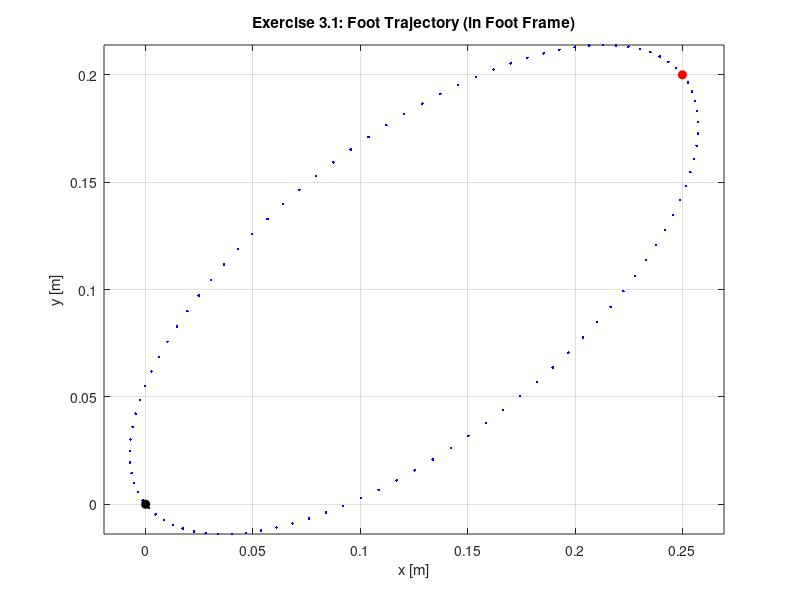

Write MATLAB code to recreate this figure. (Note: this script raises an error after producing the figure.)
%% Industrial Robotics Assignment - Exercise 3
% Description: Unitree Robot Leg Kinematics with Library Integration
% Requires: Industrial_Robotics_Library (JacobianSpace, etc.)

clear all; close all; clc;

% Add path to library if necessary
addpath('../Industrial_Robotics_Library/');

%% 1. Parameters & Setup
L1 = 0.3; L2 = 0.4; L0 = 0.4; 

% Offsets
p_J1_S = [L0; 0; 0];      % Joint 1 position in Space Frame {S}
p_J1_F = [0; 0.5; 0];     % Joint 1 position in Foot Frame {F}
p_F_J1 = -p_J1_F;         % Foot origin in Joint 1 Frame

% Ellipse parameters (from problem description)
x1 = 0; y1 = 0;          % Start point in {F}
x2 = 0.25; y2 = 0.2;     % End point in {F}
e = 0.9;                 % Eccentricity

% Calculated ellipse parameters
dist = sqrt((x2-x1)^2 + (y2-y1)^2);
a = dist / 2;
b = a * sqrt(1 - e^2);
w = atan2(y2-y1, x2-x1);

% Parametric Trajectory Function (beta from pi to 0)
% Returns position relative to {F} origin
get_traj = @(beta) [ ...
    (x1+x2)/2 + a*cos(beta)*cos(w) - b*sin(beta)*sin(w); ...
    (y1+y2)/2 + a*cos(beta)*sin(w) + b*sin(beta)*cos(w); ...
    0 ]; 

% Plot trajectory shape
beta_plot = linspace(0, 2*pi, 100);
traj_points = zeros(3, length(beta_plot));
for i = 1:length(beta_plot)
    traj_points(:,i) = get_traj(beta_plot(i));
end

figure(1); 
plot(traj_points(1,:), traj_points(2,:), 'b.'); hold on;
plot(x1, y1, 'ko', 'MarkerFaceColor', 'k'); text(x1, y1-0.05, 'Start');
plot(x2, y2, 'ro', 'MarkerFaceColor', 'r'); text(x2, y2+0.05, 'End');
axis equal; grid on;
title('Exercise 3.1: Foot Trajectory (in Foot Frame)');
xlabel('x [m]'); ylabel('y [m]');


%% 3. Velocity Search and Simulation (Exercise 3.3, 3.4, 3.5)
fprintf('\n--- 3.3 & 3.4 Numerical IK and Velocity Check ---\n');

% Constraints
theta_dot_max_limit = 5.0; % [rad/s]
beta_dot_guess = 1.0;      % Initial guess for beta_dot [rad/s]

% Variables for storing results
history.time = [];
history.pos_S = [];     % Foot position in Space Frame
history.theta = [];     % Joint angles
history.vel_foot = [];  % Foot Cartesian Velocity
history.vel_joint = []; % Joint Velocities

% Velocity Search Loop to find maximum beta_dot that satisfies constraints
found_valid_beta_dot = false;
beta_dot = beta_dot_guess;

while ~found_valid_beta_dot
    % Simulation setup
    dt = 0.02; 
    T_total = pi / beta_dot; % Time to travel pi radians
    time = 0:dt:T_total;
    
    max_q_vel = 0;
    valid_run = true;
    
    for i = 1:length(time)
        t = time(i);
        beta = pi - beta_dot * t; % Current beta (linear time scaling)
        
        % Desired Position and Velocity
        p_d_F = get_traj(beta);       % in {F}
        p_d_J1 = p_d_F + p_F_J1;      % in {J1}
        
        % Cartesian Velocity from Ellipse derivative (Chain rule)
        dx_dbeta = -a*sin(beta)*cos(w) - b*cos(beta)*sin(w);
        dy_dbeta = -a*sin(beta)*sin(w) + b*cos(beta)*cos(w);
        v_d_J1 = [dx_dbeta; dy_dbeta] * (-beta_dot);
        
        % Calculate joint velocities using Jacobian
        % Use analytical solution for current position
        theta_curr = analytical_IK(p_d_J1(1), p_d_J1(2), L1, L2);
        
        % Calculate Jacobian matrix
        J = get_jacobian_2R(theta_curr, L1, L2);
        
        % Solve for joint velocities
        q_dot = J \ v_d_J1;
        
        % Check singularity
        if cond(J) > 1e4
            valid_run = false;
            break;
        end
        
        % Check max velocity constraint
        current_max_vel = max(abs(q_dot));
        if current_max_vel > max_q_vel
            max_q_vel = current_max_vel;
        end
        
        if current_max_vel > theta_dot_max_limit
            valid_run = false;
            break;
        end
    end
    
    fprintf('Testing beta_dot = %.2f rad/s -> Max Joint Vel = %.2f rad/s\n', ...
        beta_dot, max_q_vel);
    
    if valid_run
        found_valid_beta_dot = true;
        fprintf('>>> SUCCESS! beta_dot = %.2f satisfies constraints.\n', beta_dot);
    else
        % Reduce beta_dot and try again
        beta_dot = beta_dot * 0.8;
    end
end

%% 4. Generate Full Trajectory and Calculate Velocities
dt = 0.02; 
T_total = pi / beta_dot;
time = 0:dt:T_total;

% Define Screw Axes for Home Config (Horizontal Extension)
% J1 at (L0,0), J2 at (L0+L1,0). Rot axes = Z (0,0,1).
S1 = [0; 0; 1; cross(-[0;0;1], [L0; 0; 0])];       % [0 0 1 0 -L0 0]
S2 = [0; 0; 1; cross(-[0;0;1], [L0+L1; 0; 0])];    % [0 0 1 0 -(L0+L1) 0]
Slist = [S1, S2];

for i = 1:length(time)
    t = time(i);
    beta = pi - beta_dot * t;
    
    % Desired Position
    p_d_F = get_traj(beta);       % in {F}
    p_d_J1 = p_d_F + p_F_J1;      % in {J1}
    p_d_S = p_d_J1 + p_J1_S;      % in {S} (Space Frame)
    
    % Inverse Kinematics (Analytical for position)
    theta_sol = analytical_IK(p_d_J1(1), p_d_J1(2), L1, L2);
    
    % Velocity Calculation
    % Cartesian Velocity from Ellipse derivative
    dx_dbeta = -a*sin(beta)*cos(w) - b*cos(beta)*sin(w);
    dy_dbeta = -a*sin(beta)*sin(w) + b*cos(beta)*cos(w);
    v_cart_F = [dx_dbeta; dy_dbeta; 0] * (-beta_dot);
    
    % Joint Velocity using Library JacobianSpace
    Js = JacobianSpace(Slist, theta_sol);
    
    % Extract linear part of Jacobian and solve for joint velocities
    J_linear = Js(4:6, :);
    if det(J_linear'*J_linear) < 1e-6
        warning('Near Singularity at t=%.2f', t);
        theta_dot = [0;0];
    else
        theta_dot = pinv(J_linear) * v_cart_F;
    end
    
    % Store Data
    history.time = [history.time, t];
    history.pos_S = [history.pos_S, p_d_S];
    history.theta = [history.theta, theta_sol];
    history.vel_foot = [history.vel_foot, v_cart_F];
    history.vel_joint = [history.vel_joint, theta_dot];
end

fprintf('\nSimulation Complete.\n');

%% 5. Results Visualization

% Plot Foot Position and Joint Angles vs Time
figure(2);
subplot(2,1,1);
plot(history.time, history.pos_S(1,:), 'r', 'LineWidth', 1.5); hold on;
plot(history.time, history.pos_S(2,:), 'b', 'LineWidth', 1.5);
title('Foot Position w.r.t CoM Frame');
legend('x_s', 'y_s'); grid on; xlabel('Time [s]'); ylabel('Position [m]');

subplot(2,1,2);
plot(history.time, rad2deg(history.theta(1,:)), 'r', 'LineWidth', 1.5); hold on;
plot(history.time, rad2deg(history.theta(2,:)), 'b', 'LineWidth', 1.5);
title('Joint Angles vs Time');
legend('\theta_1', '\theta_2'); grid on; xlabel('Time [s]'); ylabel('Angle [deg]');

% 3D Visualization (Exercise 3.5)
figure('Name', 'Exercise 3.5: 3D Leg Trajectory', 'Color', 'w');
hold on; grid on; axis equal;
view(3);
xlabel('X_S [m]'); ylabel('Y_S [m]'); zlabel('Z_S [m]');
title('3D Trajectory and Velocity Vectors');

% Draw Robot Body (Schematic)
plot3([-0.2, 0.6], [0, 0], [0, 0], 'k-', 'LineWidth', 5);
text(0, 0, 0.1, 'Body (CoM)');

% Draw Trajectory
plot3(history.pos_S(1,:), history.pos_S(2,:), history.pos_S(3,:), 'b--', 'LineWidth', 1.5);

% Plot Velocity Vectors at selected points
n_steps = length(history.time);
skip = 5; % Plot every 5th frame for vectors

for i = 1:skip:n_steps
    q = history.theta(:, i);
    pos = history.pos_S(:, i);
    vel = history.vel_foot(:, i);
    
    % Forward Kinematics to get joint positions for plotting
    p0 = p_J1_S;
    p1 = p0 + [L1*cos(q(1)); L1*sin(q(1)); 0];
    p2 = pos; % End effector
    
    % Plot Links
    h_links = plot3([p0(1) p1(1) p2(1)], [p0(2) p1(2) p2(2)], [0 0 0], 'o-', ...
        'Color', [0.8 0.2 0.2], 'LineWidth', 2, 'MarkerFaceColor', 'k');
    
    % Plot Velocity Vector
    h_vel = quiver3(p2(1), p2(2), p2(3), vel(1), vel(2), vel(3), ...
        0.5, 'c', 'LineWidth', 2, 'MaxHeadSize', 0.5);
    
    drawnow;
    
    % Clear specific handles for animation effect
    if i < n_steps - skip
        delete(h_links);
        delete(h_vel);
    end
end

%% Helper Functions

function theta = analytical_IK(x, y, L1, L2)
    % Solves 2R IK for x,y in the base frame of the chain
    % Returns [theta1; theta2]
    
    % Check workspace
    r = sqrt(x^2 + y^2);
    if r > (L1 + L2) || r < abs(L1 - L2)
        warning('Target out of workspace');
        theta = [NaN; NaN];
        return;
    end
    
    % Law of cosines for theta2
    cos_t2 = (x^2 + y^2 - L1^2 - L2^2) / (2*L1*L2);
    
    % Safety for acos
    cos_t2 = max(min(cos_t2, 1.0), -1.0);
    
    % Choose knee-backward solution (theta2 < 0 for dog leg)
    theta2 = -acos(cos_t2);
    
    % Calculate theta1
    k1 = L1 + L2*cos(theta2);
    k2 = L2*sin(theta2);
    theta1 = atan2(y, x) - atan2(k2, k1);
    
    theta = [theta1; theta2];
end

function J = get_jacobian_2R(q, L1, L2)
    % Calculate 2R planar robot Jacobian matrix
    t1 = q(1);
    t2 = q(2);
    s1 = sin(t1); c1 = cos(t1);
    s12 = sin(t1+t2); c12 = cos(t1+t2);
    
    J = [ -L1*s1 - L2*s12,  -L2*s12;
           L1*c1 + L2*c12,   L2*c12 ];
end


